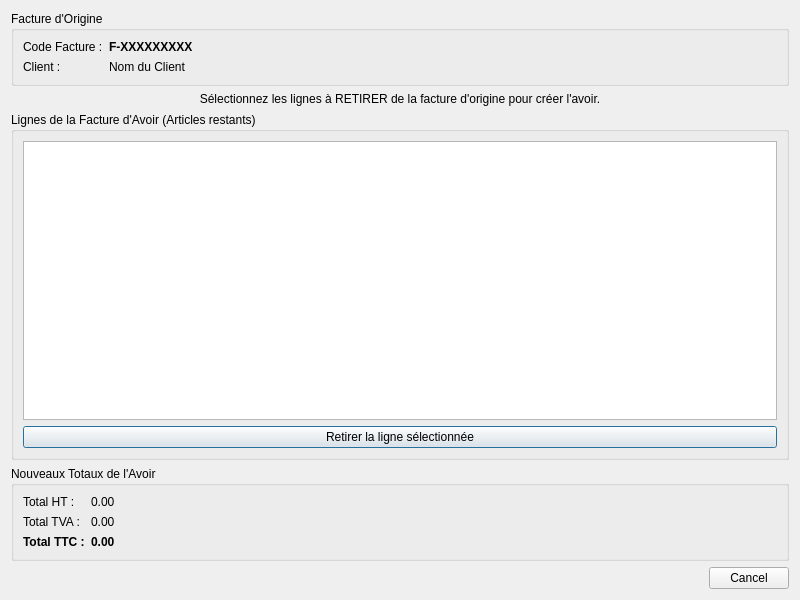
<?xml version="1.0" encoding="UTF-8"?>
<ui version="4.0">
 <class>CreditNoteEditorDialog</class>
 <widget class="QDialog" name="CreditNoteEditorDialog">
  <property name="geometry">
   <rect>
    <x>0</x>
    <y>0</y>
    <width>800</width>
    <height>600</height>
   </rect>
  </property>
  <property name="windowTitle">
   <string>Éditeur de Facture d'Avoir</string>
  </property>
  <layout class="QVBoxLayout" name="verticalLayout">
   <item>
    <widget class="QGroupBox" name="original_invoice_groupbox">
     <property name="title">
      <string>Facture d'Origine</string>
     </property>
     <layout class="QFormLayout" name="formLayout">
      <item row="0" column="0">
       <widget class="QLabel" name="label_code_facture">
        <property name="text">
         <string>Code Facture :</string>
        </property>
       </widget>
      </item>
      <item row="0" column="1">
       <widget class="QLabel" name="value_code_facture">
        <property name="text">
         <string>F-XXXXXXXXX</string>
        </property>
        <property name="font">
         <font>
          <weight>75</weight>
          <bold>true</bold>
         </font>
        </property>
       </widget>
      </item>
      <item row="1" column="0">
       <widget class="QLabel" name="label_client">
        <property name="text">
         <string>Client :</string>
        </property>
       </widget>
      </item>
      <item row="1" column="1">
       <widget class="QLabel" name="value_client">
        <property name="text">
         <string>Nom du Client</string>
        </property>
       </widget>
      </item>
     </layout>
    </widget>
   </item>
   <item>
    <widget class="QLabel" name="instruction_label">
     <property name="text">
      <string>Sélectionnez les lignes à RETIRER de la facture d'origine pour créer l'avoir.</string>
     </property>
     <property name="alignment">
      <set>Qt::AlignCenter</set>
     </property>
    </widget>
   </item>
   <item>
    <widget class="QGroupBox" name="items_groupbox">
     <property name="title">
      <string>Lignes de la Facture d'Avoir (Articles restants)</string>
     </property>
     <layout class="QVBoxLayout" name="verticalLayout_2">
      <item>
       <widget class="QTableView" name="items_table_view">
        <property name="editTriggers">
         <set>QAbstractItemView::NoEditTriggers</set>
        </property>
        <property name="selectionBehavior">
         <set>QAbstractItemView::SelectRows</set>
        </property>
       </widget>
      </item>
      <item>
       <widget class="QPushButton" name="remove_item_button">
        <property name="text">
         <string>Retirer la ligne sélectionnée</string>
        </property>
       </widget>
      </item>
     </layout>
    </widget>
   </item>
   <item>
    <widget class="QGroupBox" name="totals_groupbox">
     <property name="title">
      <string>Nouveaux Totaux de l'Avoir</string>
     </property>
     <layout class="QFormLayout" name="formLayout_2">
      <item row="0" column="0">
       <widget class="QLabel" name="total_ht_label">
        <property name="text">
         <string>Total HT :</string>
        </property>
       </widget>
      </item>
      <item row="0" column="1">
       <widget class="QLabel" name="value_total_ht">
        <property name="text">
         <string>0.00</string>
        </property>
       </widget>
      </item>
      <item row="1" column="0">
       <widget class="QLabel" name="total_tax_label">
        <property name="text">
         <string>Total TVA :</string>
        </property>
       </widget>
      </item>
      <item row="1" column="1">
       <widget class="QLabel" name="value_total_tax">
        <property name="text">
         <string>0.00</string>
        </property>
       </widget>
      </item>
      <item row="2" column="0">
       <widget class="QLabel" name="total_ttc_label">
        <property name="font">
         <font>
          <weight>75</weight>
          <bold>true</bold>
         </font>
        </property>
        <property name="text">
         <string>Total TTC :</string>
        </property>
       </widget>
      </item>
      <item row="2" column="1">
       <widget class="QLabel" name="value_total_ttc">
        <property name="font">
         <font>
          <weight>75</weight>
          <bold>true</bold>
         </font>
        </property>
        <property name="text">
         <string>0.00</string>
        </property>
       </widget>
      </item>
     </layout>
    </widget>
   </item>
   <item>
    <widget class="QDialogButtonBox" name="button_box">
     <property name="standardButtons">
      <set>QDialogButtonBox::Cancel</set>
     </property>
    </widget>
   </item>
  </layout>
 </widget>
 <resources/>
 <connections/>
</ui>
